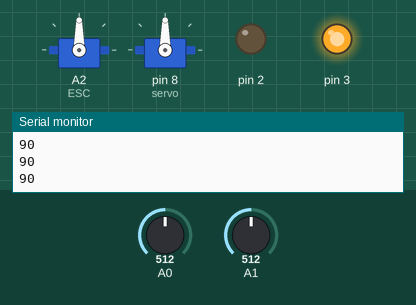
This sketch was run on a simulated Arduino Uno, built with avr-gcc and run on an emulated ATmega328P. On the bench: 2 × servo, output pins drawn as LEDs (lit = HIGH), the last lines printed to the serial monitor. The inputs (shaded band) are chosen by the test bench; at power-on: A0 = 512, A1 = 512.

Above: at 1.2 s.
1.3 s: A0 set to 716
At 1.8 s:
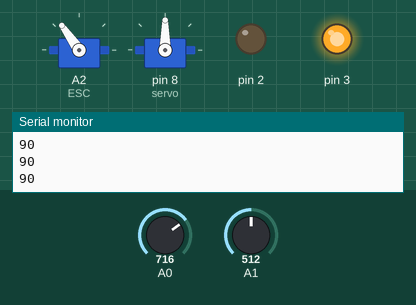
2.9 s: A1 set to 535
At 4.1 s:
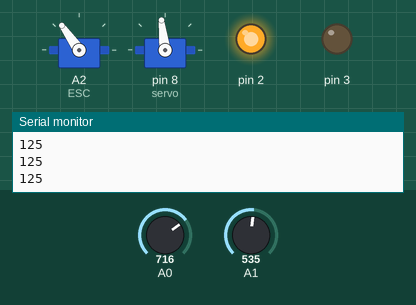
4.4 s: A0 set to 900
At 5.2 s:
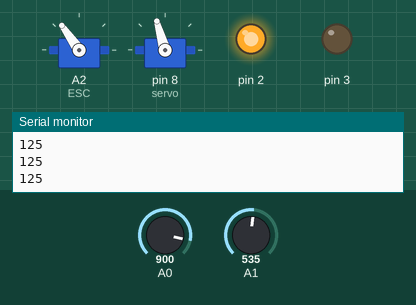
5.9 s: A0 set to 306
At 6.4 s:
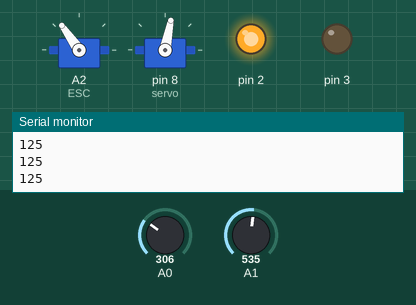
Timing chart, 0 to 8.4 s (numbered marks = the images above; inputs shaded):
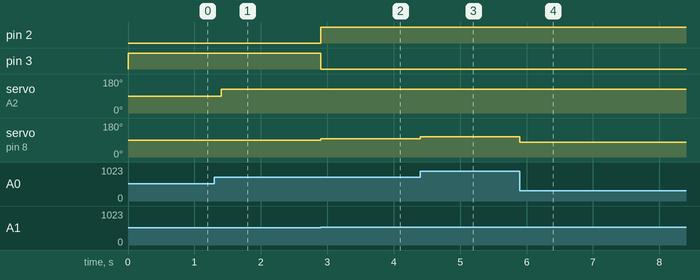

The sketch:

ESCtestcode.ino
```cpp
#include <Servo.h>

Servo ESC;
Servo servo;

int potValue;
int buttonValue;
int buttonOut;
bool oldButton;
bool currentButton;
int oldPot;

void setup() {
  // put your setup code here, to run once:
  ESC.attach(A2, 1000, 2000);
  servo.attach(8);
  pinMode(2, OUTPUT);
  pinMode(3, OUTPUT);
  Serial.begin(600);
  oldButton= true; //up is true, down is false, the switch starts up
  currentButton= false;
  //Serial.println(oldButton);
  buttonOut=0;
  oldPot=0;
};

void loop() {
  // put your main code here, to run repeatedly:
  potValue = analogRead(A0);
  buttonValue = analogRead(A1);
  //Serial.println(buttonValue);
  //Convert button value to boolean----------
  if (buttonValue>=525){
      currentButton=false;
  }
  else{
    currentButton=true;
  };
  //Set the output value
  if ((currentButton==false) && (currentButton != oldButton)){
    if (buttonOut==1){
      buttonOut=0;
    }
    else{
      buttonOut=1;
    };
  }
  oldButton=currentButton;
  //Serial.println(buttonOut);
  digitalWrite(2, buttonOut);
  digitalWrite(3, 1-buttonOut);
  if (buttonOut==1){
    //Serial.println(potValue);
    potValue= map(potValue, 0, 1023, 65, 112);
    if (potValue!= oldPot){
      servo.write(potValue);
      delay(15);
    oldPot=potValue;
  }
  };
  if (buttonOut==0){

  potValue = map(potValue, 0, 1023, 0,180);
  Serial.println(potValue);
  ESC.write(potValue);
  };

};
```

Measured:
- the behaviour switches between 524 and 525 on A1 (found by bisection; images 1 and 2)
- after the input at 1.3 s, servo on A2 (ESC): 90° → 125° after 0.10 s
- after the input at 2.9 s, pin 2: LOW → HIGH at once; pin 3: HIGH → LOW at once; servo on pin 8 (servo): 90° → 97° at once
- after the input at 4.4 s, servo on pin 8 (servo): 97° → 106° at once
- after the input at 5.9 s, servo on pin 8 (servo): 106° → 79° at once
